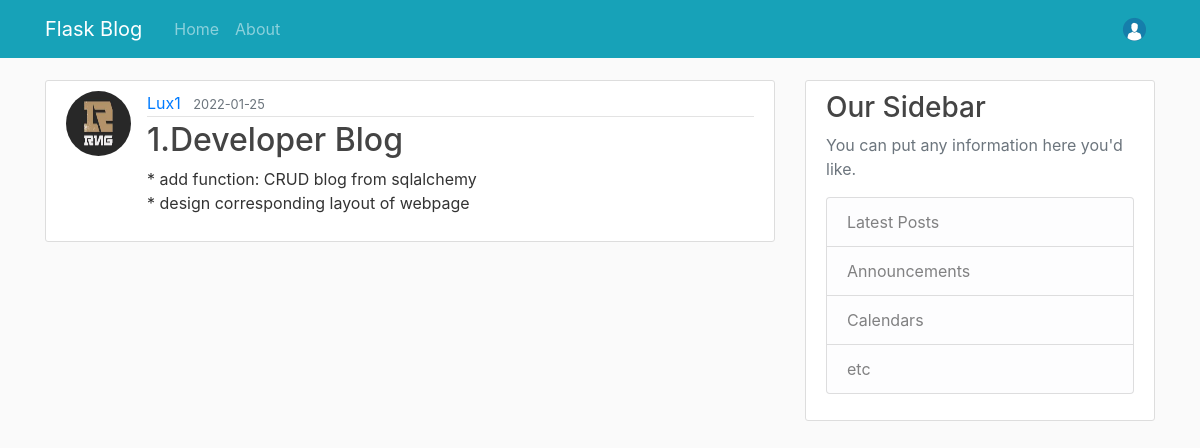
The app's page /post/1 (signed in) with its own data.
### flaskblog/models.py (models this page shows, shortened)
class User(db.Model, UserMixin):
    id = db.Column(db.Integer, primary_key=True)
    username = db.Column(db.String(20), unique=True, nullable=False)
    email = db.Column(db.String(120), unique=True, nullable=False)
    image_file = db.Column(db.String(20), nullable=False, default='default.png')
    password = db.Column(db.String(60), nullable=False)
    posts = db.relationship('Post', backref='author', lazy=True)

class Post(db.Model):
    id = db.Column(db.Integer, primary_key=True)
    title = db.Column(db.String(100), nullable=False)
    date_posted = db.Column(db.DateTime, nullable=False, default=datetime.utcnow)
    content = db.Column(db.Text, nullable=False)
    user_id = db.Column(db.Integer, db.ForeignKey('user.id'), nullable=False)

### flaskblog/routes.py (the view)
@app.route('/post/<int:post_id>')
def post(post_id):
    post = Post.query.get_or_404(post_id)
    return render_template('post.html', title=post.title, post=post)

### flaskblog/models.py (called while the page is built)
@login_manager.user_loader
def load_user(user_id):
    return User.query.get(int(user_id))

### flaskblog/templates/post.html (shortened to what this page needs)
{% extends "template.html" %}
{% block content %}
    <article class="media content-section">
        {% if post.author.image_file != 'default.png' %}
            <img class="rounded-circle article-img" src="{{url_for('static', filename='profile_img/' + post.author.id|string + '/' + post.author.image_file)}}">
        {% else %}
            <img class="rounded-circle article-img" src="{{url_for('static', filename='profile_img/default.png')}}">
        {% endif %}
        <div class="media-body">
            <div class="article-metadata">
                <a class="mr-2" href="#">{{post.author.username}}</a>
                <small class="text-muted">{{post.date_posted.strftime('%Y-%m-%d')}}</small>
            </div>
            <h2 class="article-title" >{{post.title}}</h2>
            <p class="article-content">{{post.content}}</p>
        </div>
    </article>
{% endblock content %}

### flaskblog/static/main.css (style rules this page uses)
body { background: #fafafa; color: #333333; margin-top: 5rem; }
h1, h2, h3, h4, h5, h6 { color: #444444; }
.content-section { background: #ffffff; padding: 10px 20px; border: 1px solid #dddddd; border-radius: 3px; margin-bottom: 20px; }
.article-title { color: #444444; }
.article-content { white-space: pre-line; }
.article-img { height: 65px; width: 65px; margin-right: 16px; }
.article-metadata { padding-bottom: 1px; margin-bottom: 4px; border-bottom: 1px solid #e3e3e3 }

### records on screen
User: id+image_file (picture), author.username "Lux1"
Post: date_posted "2022-01-25", title "1.Developer Blog", content "* add function: CRUD blog from sqlalchemy * design corresponding layout of webpage"
